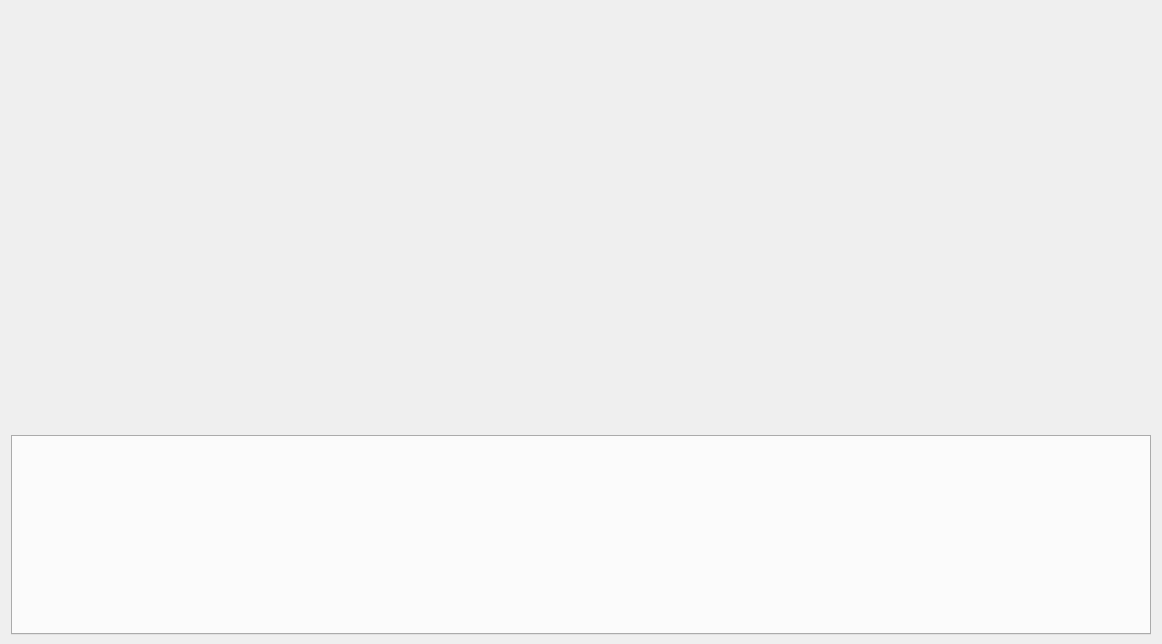
<?xml version="1.0" encoding="UTF-8"?>
<ui version="4.0">
 <class>Home_MainWid</class>
 <widget class="QWidget" name="Home_MainWid">
  <property name="geometry">
   <rect>
    <x>0</x>
    <y>0</y>
    <width>1162</width>
    <height>644</height>
   </rect>
  </property>
  <property name="windowTitle">
   <string>Form</string>
  </property>
  <layout class="QGridLayout" name="gridLayout">
   <property name="bottomMargin">
    <number>9</number>
   </property>
   <item row="0" column="0">
    <widget class="QWidget" name="modeWid" native="true"/>
   </item>
   <item row="1" column="0">
    <widget class="QTabWidget" name="tabWidget">
     <property name="minimumSize">
      <size>
       <width>160</width>
       <height>0</height>
      </size>
     </property>
     <property name="maximumSize">
      <size>
       <width>16777215</width>
       <height>200</height>
      </size>
     </property>
     <property name="font">
      <font>
       <family>微软雅黑</family>
       <pointsize>11</pointsize>
      </font>
     </property>
     <property name="contextMenuPolicy">
      <enum>Qt::PreventContextMenu</enum>
     </property>
     <property name="tabShape">
      <enum>QTabWidget::Triangular</enum>
     </property>
     <property name="currentIndex">
      <number>-1</number>
     </property>
    </widget>
   </item>
  </layout>
 </widget>
 <resources/>
 <connections/>
</ui>
